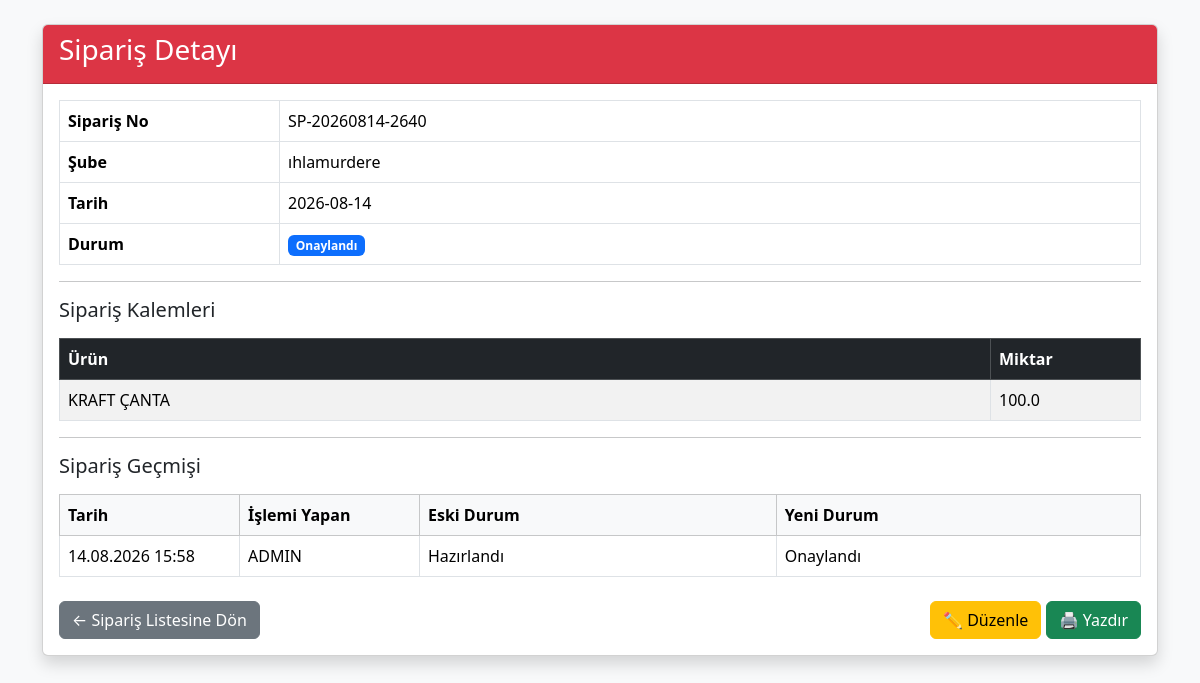
/siparis-detay/36 (signed in), run on an earlier commit of the app's database.
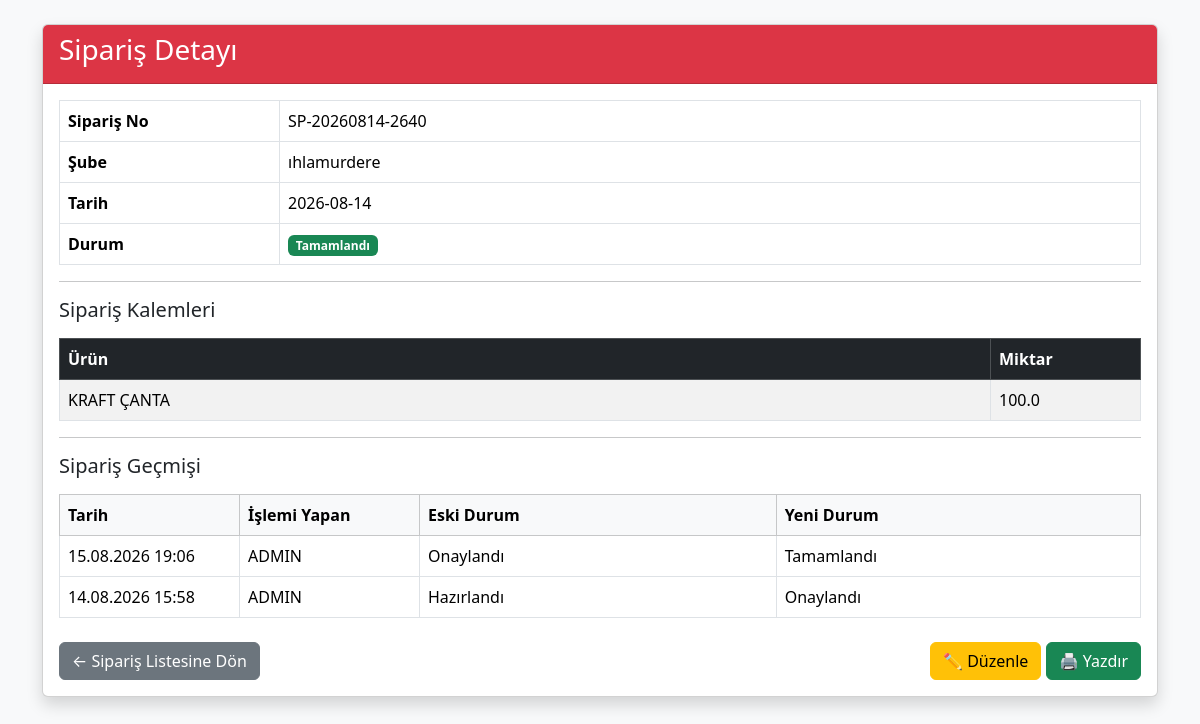
And on a later commit of the database.
### tables this page shows
CREATE TABLE siparisler(

            id INTEGER PRIMARY KEY AUTOINCREMENT,

            siparis_no TEXT UNIQUE,

            sube_id INTEGER,

            tarih TEXT,

            durum TEXT,

            FOREIGN KEY(sube_id) REFERENCES subeler(id)

        );

CREATE TABLE siparis_detay(

            id INTEGER PRIMARY KEY AUTOINCREMENT,

            siparis_id INTEGER,

            urun_id INTEGER,

            miktar REAL,

            FOREIGN KEY(siparis_id) REFERENCES siparisler(id),

            FOREIGN KEY(urun_id) REFERENCES urunler(id)

        );

CREATE TABLE urunler(

            id INTEGER PRIMARY KEY AUTOINCREMENT,

            urun_kodu TEXT NOT NULL UNIQUE,

            urun_adi TEXT NOT NULL,

            kategori TEXT,

            birim TEXT,

            durum TEXT

        , palet_kapasitesi INTEGER DEFAULT 0, urun_tipi TEXT DEFAULT 'Donuk', koli_agirligi REAL DEFAULT 0, fiyat REAL DEFAULT 0, tedarik_sekli TEXT DEFAULT 'Merkez');

CREATE TABLE siparis_gecmisi(

    id INTEGER PRIMARY KEY AUTOINCREMENT,

    siparis_id INTEGER,

    tarih TEXT,

    kullanici TEXT,

    eski_durum TEXT,

    yeni_durum TEXT

);

### src/main.py (the view)
@app.route("/siparis-detay/<int:id>")
def siparis_detay(id):
    if "giris" not in session:
        return redirect("/")
    siparis = get_siparis(id)
    if not siparis:
        abort(404)
    if session["yetki"] == "sube":
        if siparis[2] != session["sube_adi"]:
            abort(403)
    detaylar = get_siparis_detaylari(id)
    gecmis = get_siparis_gecmisi(id)
    return render_template(
        "siparis_detay.html",
        siparis=siparis,
        detaylar=detaylar,
        gecmis=gecmis
    )

### src/database.py (called while the page is built)
def connect_database():
    print("DB =", os.path.abspath(DB_NAME))
    return sqlite3.connect(DB_NAME)

def get_siparis(id):
    conn = connect_database()
    cursor = conn.cursor()
    cursor.execute("""
        SELECT
            s.id,
            s.siparis_no,
            sb.sube_adi,
            s.tarih,
            s.durum

        FROM siparisler s

        INNER JOIN subeler sb
            ON s.sube_id = sb.id

        WHERE s.id=?
    """, (id,))
    sonuc = cursor.fetchone()
    conn.close()
    return sonuc

def get_siparis_detaylari(siparis_id):
    conn = connect_database()
    cursor = conn.cursor()
    cursor.execute("""
        SELECT
            d.id,
            d.urun_id,
            u.urun_adi,
            d.miktar,
            u.palet_kapasitesi,
            u.urun_tipi

        FROM siparis_detay d

        INNER JOIN urunler u
            ON d.urun_id = u.id

        WHERE d.siparis_id = ?

        ORDER BY u.urun_adi

    """, (siparis_id,))
    sonuc = cursor.fetchall()
    conn.close()
    return sonuc

### src/main.py (called while the page is built)
@app.before_request
def test():
    print(
        "METHOD:",
        request.method,
        "URL:",
        request.path
    )

### templates/siparis_detay.html (shortened to what the changed rows need)
<!DOCTYPE html>
<html lang="tr">
<head>
    <link href="https://cdn.jsdelivr.net/npm/bootstrap@5.3.3/dist/css/bootstrap.min.css" rel="stylesheet">
</head>
<body class="bg-light">
<div class="container mt-4">
    <div class="card shadow">
        <div class="card-body">
            <table class="table table-bordered">
                <tr>
                    <th width="220">Sipariş No</th>
                    <td>{{ siparis[1] }}</td>
                </tr>
                <tr>
                    <th>Şube</th>
                </tr>
                <tr>
                    <th>Tarih</th>
                    <td>{{ siparis[3] }}</td>
                </tr>
                <tr>
                    <th>Durum</th>
                    <td>
                        {% if siparis[4] == "Hazırlandı" %}
                            <span class="badge bg-secondary">{{ siparis[4] }}</span>
                        {% elif siparis[4] == "Onaylandı" %}
                            <span class="badge bg-primary">{{ siparis[4] }}</span>
                        {% elif siparis[4] == "Hazırlanıyor" %}
                            <span class="badge bg-warning text-dark">{{ siparis[4] }}</span>
                        {% elif siparis[4] == "Sevk edildi" %}
                            <span class="badge bg-info text-dark">{{ siparis[4] }}</span>
                        {% elif siparis[4] == "Tamamlandı" %}
                            <span class="badge bg-success">{{ siparis[4] }}</span>
                        {% else %}
                            <span class="badge bg-dark">{{ siparis[4] }}</span>
                        {% endif %}
                    </td>
                </tr>
            </table>
            <table class="table table-striped table-bordered">
                <thead class="table-dark">
                    <tr>
                        <th>Ürün</th>
                        <th width="150">Miktar</th>
                    </tr>
                </thead>
                <tbody>
                {% if detaylar %}
                    {% for detay in detaylar %}
                    <tr>
                        <td>{{ detay[2] }}</td>
                        <td>{{ detay[3] }}</td>
                    </tr>
                    {% endfor %}
                {% else %}
                    <tr>
                        <td colspan="2" class="text-center text-muted">
                            Bu siparişte ürün bulunmuyor.
                        </td>
                    </tr>
                {% endif %}
                </tbody>
            </table>
            <table class="table table-bordered table-hover">
                <thead class="table-light">
                    <tr>
                        <th width="180">Tarih</th>
                        <th width="180">İşlemi Yapan</th>
                        <th>Eski Durum</th>
                        <th>Yeni Durum</th>
                    </tr>
                </thead>
                <tbody>
                {% if gecmis %}
                    {% for g in gecmis %}
                    <tr>
                        <td>{{ g[0] }}</td>
                        <td>{{ g[1] }}</td>
                        <td>{{ g[2] }}</td>
                        <td>{{ g[3] }}</td>
                    </tr>
                    {% endfor %}
                {% else %}
                    <tr>
                        <td colspan="4" class="text-center text-muted">
                            Henüz durum değişikliği yapılmamış.
                        </td>
                    </tr>
                {% endif %}
                </tbody>
            </table>
        </div>
    </div>
</div>
</body>
</html>

What changed in the data, as far as the page shows it:
changed siparisler "SP-20260814-2640": durum "Onaylandı" → "Tamamlandı"
added siparis_gecmisi: tarih "15.08.2026 19:06", kullanici "ADMIN", eski_durum "Onaylandı", yeni_durum "Tamamlandı"
